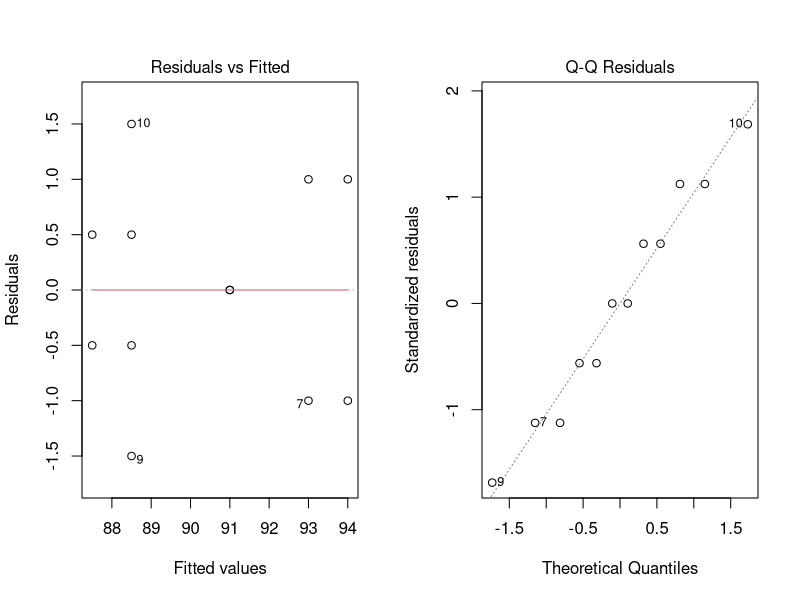

Write R code to recreate this figure.
# Datos
Flujo <- c(88, 89, 91, 91, 87, 88, 92, 94, 87, 90, 95, 93)
Presion <- factor(rep(c("1000", "1100", "1200"), each = 2, times = 2))
Gas <- factor(rep(c("N2", "ArN2"), each = 6))

df <- data.frame(Flujo, Presion, Gas)

# ANOVA de dos factores con interacción
modelo_con_interaccion <- aov(Flujo ~ Presion * Gas, data = df)
summary(modelo_con_interaccion)

# Verificación de supuestos
# 1. Homocedasticidad (Test de Levene)
library(car)
leveneTest(Flujo ~ interaction(Presion, Gas), data = df)

# 2. Normalidad (Shapiro-Wilk)
residuos <- residuals(modelo_con_interaccion)
shapiro.test(residuos)

# Gráficos de diagnóstico
par(mfrow = c(1, 2))
plot(modelo_con_interaccion, which = 1)  # Residuos vs. Ajustados
plot(modelo_con_interaccion, which = 2)  # QQ-Plot

# ANOVA sin interacción (si no es significativa)
modelo_sin_interaccion <- aov(Flujo ~ Presion + Gas, data = df)
summary(modelo_sin_interaccion)

# Prueba post-hoc para presión (Tukey HSD)
# if (summary(modelo_con_interaccion)[[1]]$"Pr(>F)"[3] > 0.05) {
  TukeyHSD(modelo_sin_interaccion, "Presion")
# }